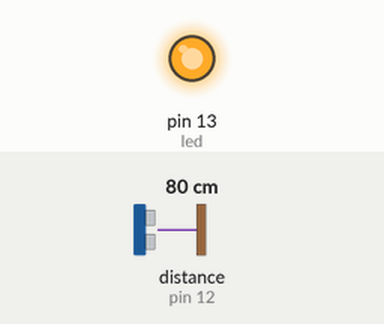
Simulated run of this sketch. Board: Arduino Uno, built with avr-gcc and run on an emulated ATmega328P. On the bench: output pins drawn as LEDs (lit = HIGH). Wiring (inferred from the names in the program): ultrasonic range finder: trigger pin 10; echo pin 12. The inputs (shaded band) are chosen by the test bench; at power-on: distance to the obstacle (sensor on pin 12) 80 cm. The echo pulse lasts 58.3 µs per cm; pins used as bus, display or sensor lines are not drawn.

Above: at 1.2 s.
1.3 s: distance to the obstacle (sensor on pin 12) set to 44 cm
2.8 s: distance to the obstacle (sensor on pin 12) set to 37 cm
At 3.4 s:
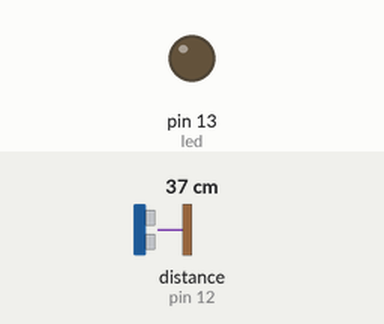
4.3 s: distance to the obstacle (sensor on pin 12) set to 60 cm
At 4.6 s:
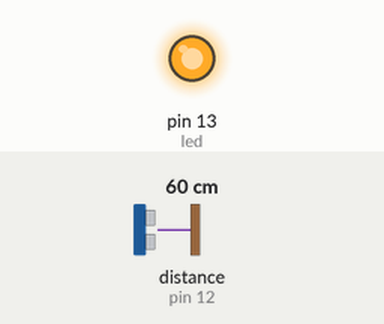
5.8 s: distance to the obstacle (sensor on pin 12) set to 2 cm
At 6.8 s:
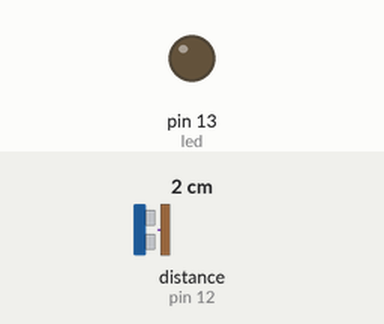
Timing chart, 0 to 8.3 s (numbered marks = the images above; inputs shaded):
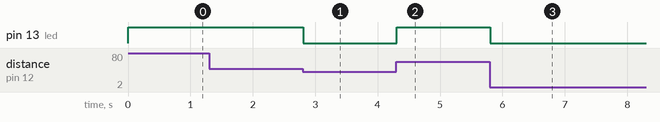

The sketch:

distance_sensor.ino
```cpp
/*
author - phantom-5
project - distance_sensing
*/

int led = 13;
int trigPin =10;
int echoPin=12;

void setup() {
    pinMode(led,OUTPUT);
    pinMode(trigPin,OUTPUT);
    pinMode(echoPin,INPUT);

}

void loop() {
    float duration,distance;
    digitalWrite(trigPin,LOW);
    delayMicroseconds(2);
    digitalWrite(trigPin,HIGH);
    delayMicroseconds(10);
    digitalWrite(trigPin,LOW);
    duration=pulseIn(echoPin,HIGH);
    distance=(duration/2)*0.03444;
    if(distance>=40){
      digitalWrite(led,HIGH);
    }else{
      digitalWrite(led,LOW);
    }
}
```

Measured:
- the behaviour switches between 41 and 40 cm on distance to the obstacle (sensor on pin 12) (found by bisection; images 0 and 1)
- after the input at 1.3 s, every drawn part: stays the same
- after the input at 2.8 s, pin 13 (led): HIGH → LOW at once
- after the input at 4.3 s, pin 13 (led): LOW → HIGH at once
- after the input at 5.8 s, pin 13 (led): HIGH → LOW at once
